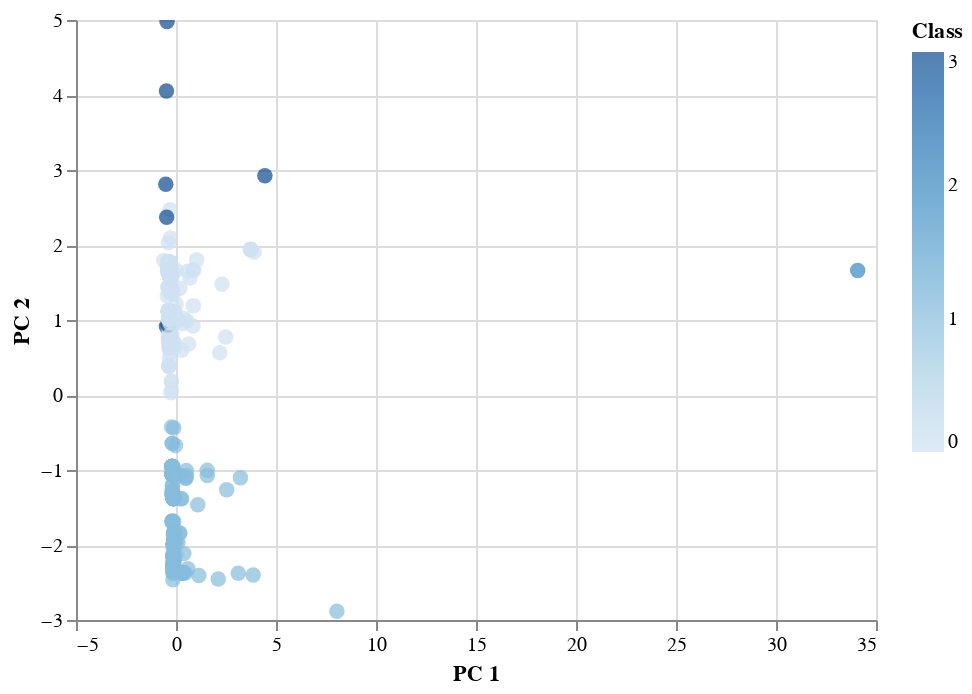

Source (notebook cell):
### Markdown cell above
### Visualizing Results: Altair

#### 3D-Scatter with Clusters

### Code cell
# Create a 2D-Scatter with the PCA data and the clusters

alt.Chart(clustered_df).mark_circle(size=60).encode(
    x='PC 1',
    y='PC 2',
    color='Class',
    tooltip=["CoinName", "Algorithm", "TotalCoinsMined", "TotalCoinSupply"]
).interactive()

### Figure 1 — Vega-Lite specification as saved in the notebook (floating-point values rounded to 4 significant figures; data arrays with more than 128 entries replaced by an {"elided": "..."} marker saying what was removed)
{"config": {"view": {"continuousWidth": 400, "continuousHeight": 300}}, "data": {"name": "data-719d6be09fcc4ef3600b42389c877ea9"}, "mark": {"type": "circle", "size": 60}, "encoding": {"color": {"type": "quantitative", "field": "Class"}, "tooltip": [{"type": "nominal", "field": "CoinName"}, {"type": "nominal", "field": "Algorithm"}, {"type": "quantitative", "field": "TotalCoinsMined"}, {"type": "nominal", "field": "TotalCoinSupply"}], "x": {"type": "quantitative", "field": "PC 1"}, "y": {"type": "quantitative", "field": "PC 2"}}, "selection": {"selector004": {"type": "interval", "bind": "scales", "encodings": ["x", "y"]}}, "$schema": "https://vega.github.io/schema/vega-lite/v4.8.1.json", "datasets": {"data-719d6be09fcc4ef3600b42389c877ea9": {"elided": "533 records"}}}
